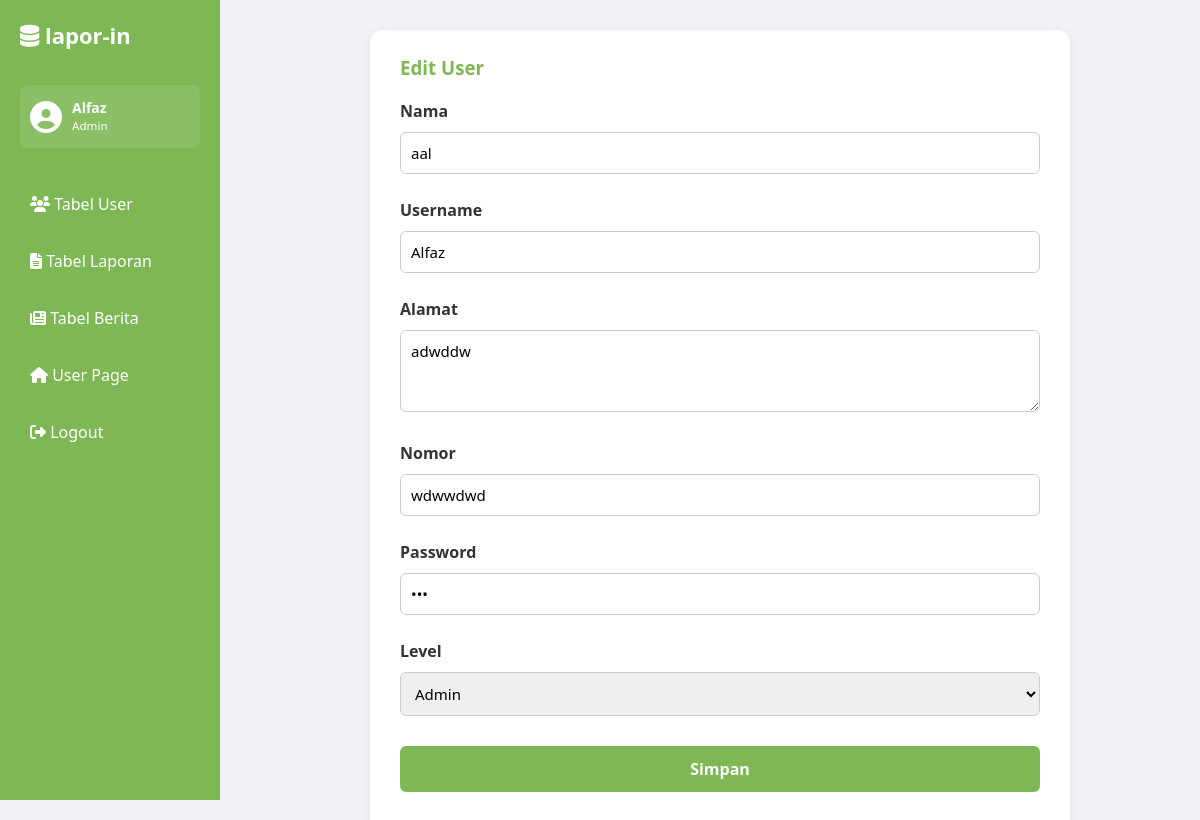
Screenshot of /admin/edituser.php?id=3 (signed in) with the database file from the repository.
### tables this page shows
CREATE TABLE `user` (
  `id` int(11) NOT NULL,
  `nama` varchar(50) NOT NULL,
  `username` varchar(20) NOT NULL,
  `alamat` text DEFAULT NULL,
  `nomor` varchar(15) DEFAULT NULL,
  `password` varchar(20) DEFAULT NULL,
  `level` varchar(5) DEFAULT NULL
);

### admin/edituser.php (the view, shortened to what this page needs)
<?php
include("../koneksi.php");
$id = $_GET['id'];
$query = mysqli_query($mysqli, "SELECT * FROM user WHERE id=$id");
$data = mysqli_fetch_assoc($query);
?>
<!DOCTYPE html>
<html lang="en">
<head>
  <link rel="stylesheet" href="styleadmin.css" />
  <link rel="stylesheet" href="https://cdnjs.cloudflare.com/ajax/libs/font-awesome/6.4.0/css/all.min.css"/>
</head>
<body>
<div class="sidebar">
  <h2><i class="fa fa-database"></i> lapor-in</h2>
  <div class="profile-box">
    <div class="avatar"><i class="fa fa-user-circle"></i></div>
    <div class="profile-info">
      <strong><?= htmlspecialchars($_SESSION['username']); ?></strong><br>
      <small><?= ucfirst(htmlspecialchars($_SESSION['level'])); ?></small>
    </div>
  </div>
  <a href="index.php"><i class="fa fa-users"></i> Tabel User</a>
  <a href="tabellapor.php"><i class="fa fa-file-alt"></i> Tabel Laporan</a>
  <a href="tabelberita.php"><i class="fa fa-newspaper"></i> Tabel Berita</a>
  <a href="../index.php"><i class="fa fa-home-alt"></i> User Page</a>
  <a href="../logout.php"><i class="fa fa-sign-out-alt"></i> Logout</a>
</div>
<div class="main-content">
  <div class="form-card">
    <h3>Edit User</h3>
    <form action="prosesedituser.php" method="POST">
      <label>Nama</label>
      <input type="text" name="nama" value="<?= htmlspecialchars($data['nama']) ?>" required>
      <label>Username</label>
      <input type="text" name="username" value="<?= htmlspecialchars($data['username']) ?>" required>
      <label>Alamat</label>
      <textarea name="alamat" rows="3" required><?= htmlspecialchars($data['alamat']) ?></textarea>
      <label>Nomor</label>
      <input type="text" name="nomor" value="<?= htmlspecialchars($data['nomor']) ?>" required>
      <label>Password</label>
      <input type="password" name="password" value="<?= htmlspecialchars($data['password']) ?>" required>
      <label>Level</label>
      <select name="level" required>
        <option value="admin" <?= strtolower($data['level']) == 'admin' ? 'selected' : '' ?>>Admin</option>
      </select>
      <input type="submit" name="simpan" value="Simpan">
    </form>
  </div>
</div>
</body>
</html>

### admin/styleadmin.css (style rules this page uses)
* { margin: 0; padding: 0; box-sizing: border-box; font-family: "Segoe UI", sans-serif; }
body { background: #f8f9fa; color: #333; }
form input, form textarea, form select { width: 100%; padding: 10px; margin-bottom: 15px; border: 1px solid #ccc; border-radius: 6px; font-size: 16px; }
form label { font-weight: bold; display: block; margin-bottom: 5px; color: #333; }
form input[type="submit"] { background-color: #7DB855; color: white; border: none; cursor: pointer; }
.sidebar { width: 220px; height: 100vh; background-color: #7DB855; color: white; position: fixed; top: 0; left: 0; padding: 20px; display: flex; flex-direction: column; gap: 15px; }
.sidebar h2 { font-size: 22px; margin-bottom: 20px; }
.sidebar a { color: white; text-decoration: none; font-weight: 500; padding: 10px; border-radius: 6px; }
.profile-box { display: flex; align-items: center; gap: 10px; background-color: rgba(255, 255, 255, 0.1); padding: 10px; border-radius: 8px; margin-bottom: 20px; }
.avatar { font-size: 32px; }
.profile-info { font-size: 14px; line-height: 1.2; }
.main-content { margin-left: 240px; padding: 30px; flex-grow: 1; }

### admin/edituser.php (style rules this page uses)
body { display: flex; min-height: 100vh; background: #f1f3f6; font-family: sans-serif; }
.sidebar { width: 220px; background-color: #7DB855; color: white; padding: 20px; display: flex; flex-direction: column; gap: 15px; position: fixed; height: 100vh; }
.sidebar h2 { font-size: 22px; margin-bottom: 20px; cursor: pointer; }
.sidebar a { color: white; text-decoration: none; font-weight: 500; padding: 10px; border-radius: 6px; }
.profile-box { display: flex; align-items: center; gap: 10px; background-color: rgba(255,255,255,0.1); padding: 10px; border-radius: 8px; margin-bottom: 20px; }
.profile-box .avatar { font-size: 32px; }
.profile-info { font-size: 14px; line-height: 1.2; }
.main-content { margin-left: 240px; padding: 30px; flex-grow: 1; }
.form-card { background: #fff; padding: 25px 30px; border-radius: 12px; box-shadow: 0 2px 10px rgba(0,0,0,0.08); max-width: 700px; margin: auto; }
.form-card h3 { margin-bottom: 20px; color: #7DB855; }
.form-card label { font-weight: bold; margin-top: 10px; display: block; }
.form-card input[type="text"], .form-card input[type="password"], .form-card textarea, .form-card select { width: 100%; padding: 10px; margin-top: 5px; border-radius: 6px; border: 1px solid #ccc; font-size: 15px; box-sizing: border-box; }
.form-card textarea { resize: vertical; }
.form-card input[type="submit"] { background-color: #7DB855; color: white; border: none; padding: 12px 20px; border-radius: 6px; cursor: pointer; margin-top: 15px; font-weight: bold; font-size: 16px; transition: background-color 0.3s ease; }

### rows the page displays
user: nama "aal", username "Alfaz", alamat "adwddw", nomor "wdwwdwd", level "Admin"

### other values shown
$_SESSION['username'] "Alfaz"
$_SESSION['level'] "Admin"
